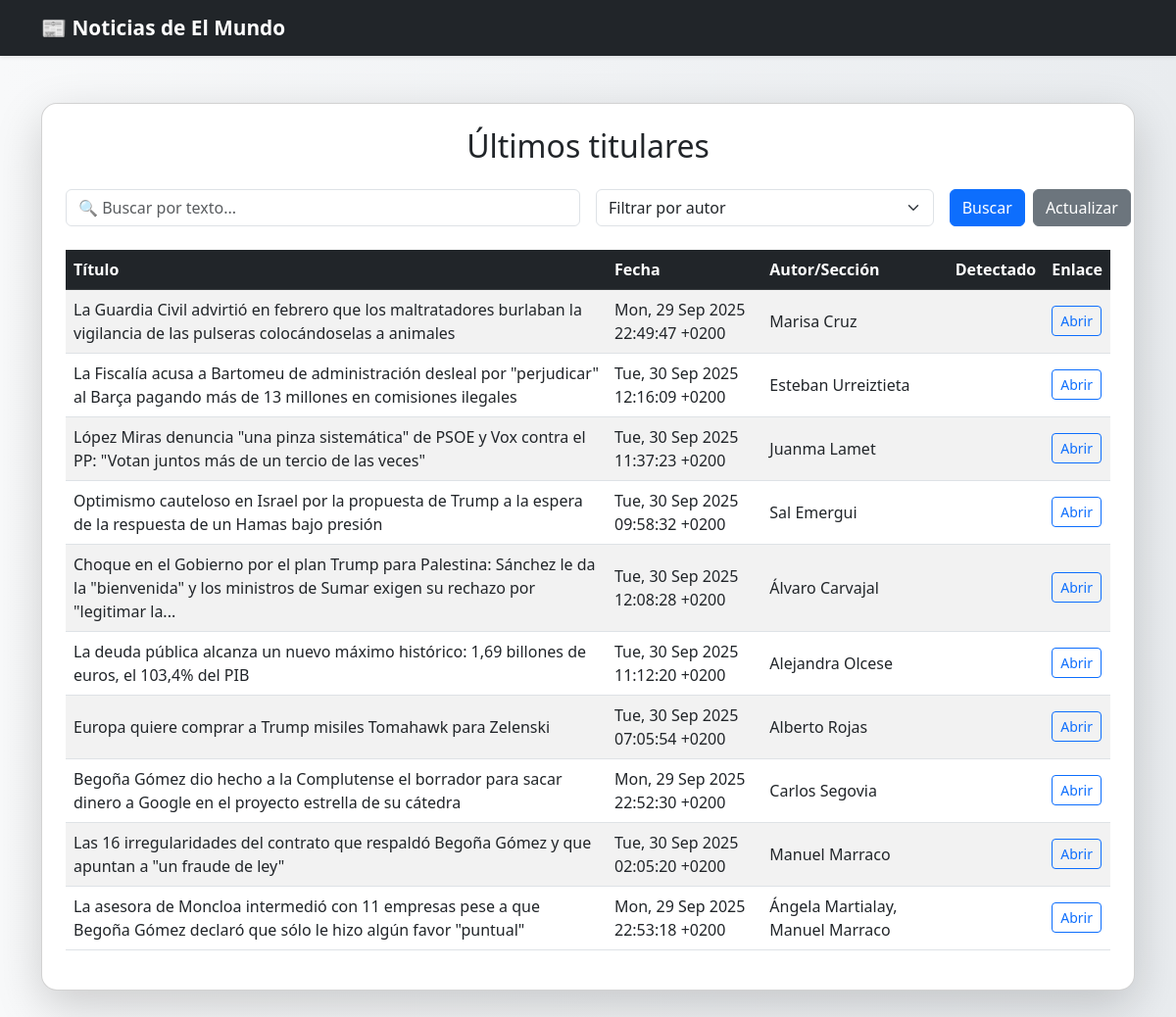
Before: / with the older database file.
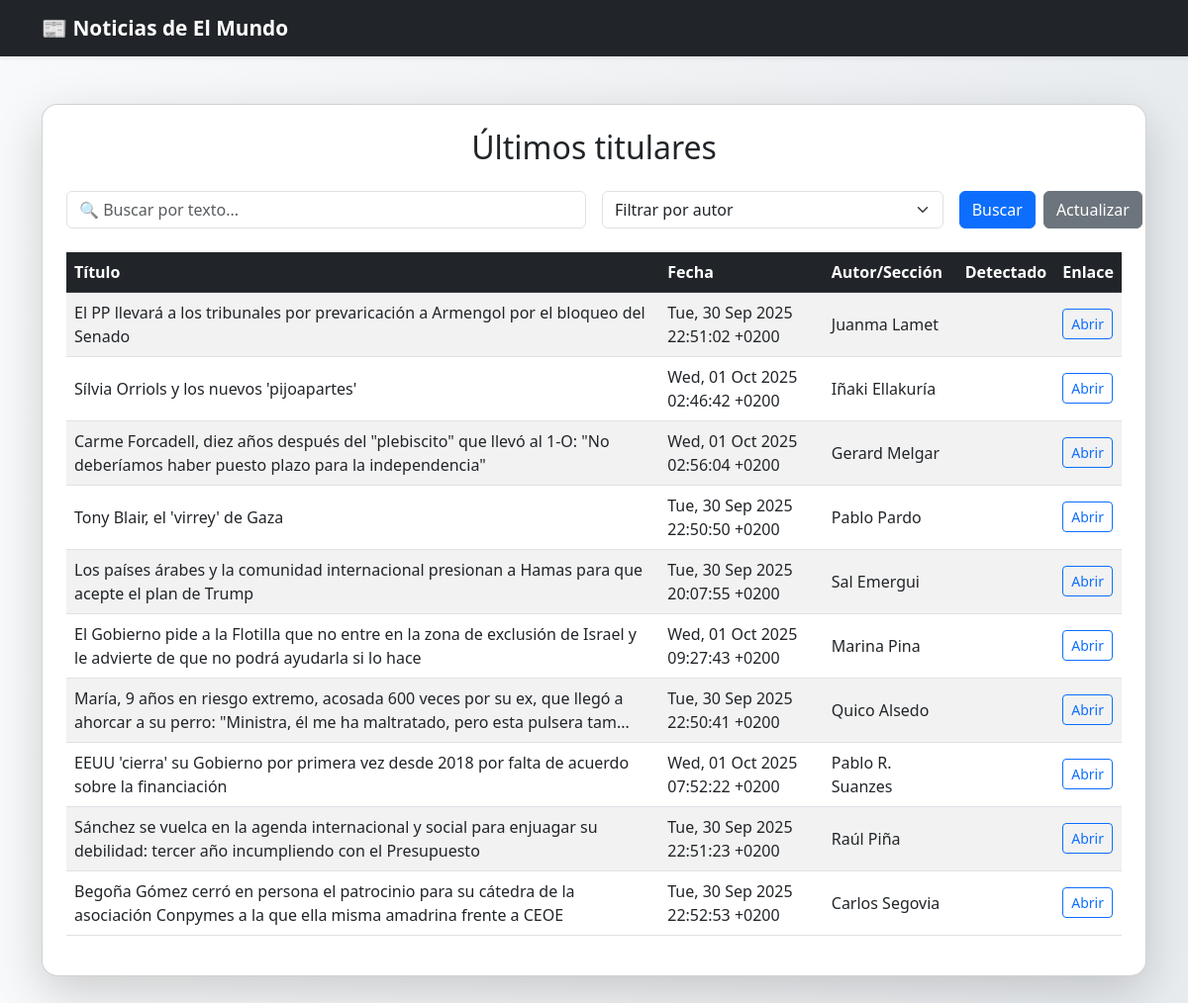
After: the same page with the newer database file.
### tables this page shows
CREATE TABLE noticias (
               id INTEGER PRIMARY KEY AUTOINCREMENT,
               title TEXT NOT NULL,
               link TEXT UNIQUE NOT NULL,
               date TEXT,
               author_section TEXT,
               detected_keyword TEXT
        );

### scraping_mundo.py (the view)
@app.route('/')
def index():
    init_db()
    q = request.args.get('q', '').strip()
    author = request.args.get('author', '').strip()
    db = get_db()
    params = []
    where = []
    sql = 'SELECT * FROM noticias'
    if q:
        where.append(
            "(title LIKE ? OR link LIKE ? OR date LIKE ? OR author_section LIKE ?)"
        )
        likeq = f'%{q}%'
        params.extend([likeq, likeq, likeq, likeq])
    if author:
        where.append('author_section = ?')
        params.append(author)
    if where:
        sql += ' WHERE ' + ' AND '.join(where)
    sql += ' ORDER BY id DESC LIMIT ?'
    params.append(MAX_NEWS)
    cur = db.execute(sql, params)
    rows = cur.fetchall()
    cur2 = db.execute(
        'SELECT DISTINCT author_section FROM noticias WHERE author_section'
        ' IS NOT NULL')
    authors = [r[0] for r in cur2.fetchall() if r[0]]
    return render_template('index.html', rows=rows, q=q, author=author,
                           authors=authors)

### scraping_mundo.py (called while the page is built)
def get_db():
    db = getattr(g, '_database', None)
    if db is None:
        db = g._database = sqlite3.connect(DB_PATH)
        db.row_factory = sqlite3.Row
    return db

@app.teardown_appcontext
def close_connection(_):
    db = getattr(g, '_database', None)
    if db is not None:
        db.close()

def init_db():
    db = get_db()
    db.execute('''
        CREATE TABLE IF NOT EXISTS noticias (
               id INTEGER PRIMARY KEY AUTOINCREMENT,
               title TEXT NOT NULL,
               link TEXT UNIQUE NOT NULL,
               date TEXT,
               author_section TEXT,
               detected_keyword TEXT
        )
    ''')
    db.commit()

### templates/index.html (shortened to what this page needs)
<!DOCTYPE html>
<html lang="es">
<head>
    <link href="https://cdn.jsdelivr.net/npm/bootstrap@5.3.0/dist/css/bootstrap.min.css" rel="stylesheet">
</head>
<body>
    <nav class="navbar navbar-expand-lg navbar-dark bg-dark shadow-sm">
        <div class="container">
            <a class="navbar-brand" href="/">📰 Noticias de El Mundo</a>
        </div>
    </nav>
    <div class="container py-5">
        <div class="card shadow-lg p-4">
            <h2 class="mb-4 text-center">Últimos titulares</h2>
            <form class="row g-3 mb-4" method="get" action="/">
                <div class="col-md-6">
                    <input type="text" name="q" value="{{ q|e }}" class="form-control"
                        placeholder="🔍 Buscar por texto...">
                </div>
                <div class="col-md-4">
                    <select name="author" class="form-select">
                        <option value="">Filtrar por autor</option>
                    </select>
                </div>
                <div class="col-md-2 d-flex gap-2">
                    <button class="btn btn-primary flex-fill" type="submit">Buscar</button>
                    <a href="/scrape" class="btn btn-secondary flex-fill">Actualizar</a>
                </div>
            </form>
            <div class="table-responsive">
                <table class="table table-striped table-hover align-middle">
                    <thead class="table-dark">
                        <tr>
                            <th scope="col">Título</th>
                            <th scope="col">Fecha</th>
                            <th scope="col">Autor/Sección</th>
                            <th scope="col">Detectado</th>
                            <th scope="col">Enlace</th>
                        </tr>
                    </thead>
                    <tbody>
                        {% for row in rows %}
                        <tr>
                            <td>{{ row['title'] }}</td>
                            <td>{{ row['date'] or '' }}</td>
                            <td>{{ row['author_section'] or '' }}</td>
                            <td>
                            </td>
                            <td>
                                <a href="{{ row['link'] }}" target="_blank"
                                    class="btn btn-sm btn-outline-primary">Abrir</a>
                            </td>
                        </tr>
                        {% endfor %}
                    </tbody>
                </table>
            </div>
        </div>
    </div>
</body>
</html>

Changed rows visible on the page:
no longer on this page (row unchanged): noticias: title "La Guardia Civil advirtió en febrero que los maltratadores burlaban la vigilancia de las pulseras colocándoselas a animales", date "Mon, 29 Sep 2025 22:49:47 +0200", author_section "Marisa Cruz"
no longer on this page (row unchanged): noticias: title "La Fiscalía acusa a Bartomeu de administración desleal por \"perjudicar\" al Barça pagando más de 13 millones en comisiones ilegales", date "Tue, 30 Sep 2025 12:16:09 +0200", author_section "Esteban Urreiztieta"
no longer on this page (row unchanged): noticias: title "López Miras denuncia \"una pinza sistemática\" de PSOE y Vox contra el PP: \"Votan juntos más de un tercio de las veces\"", date "Tue, 30 Sep 2025 11:37:23 +0200", author_section "Juanma Lamet"
no longer on this page (row unchanged): noticias: title "Optimismo cauteloso en Israel por la propuesta de Trump a la espera de la respuesta de un Hamas bajo presión", date "Tue, 30 Sep 2025 09:58:32 +0200", author_section "Sal Emergui"
no longer on this page (row unchanged): noticias: title "Choque en el Gobierno por el plan Trump para Palestina: Sánchez le da la \"bienvenida\" y los ministros de Sumar exigen su rechazo por \"legitimar la...", date "Tue, 30 Sep 2025 12:08:28 +0200", author_section "Álvaro Carvajal"
no longer on this page (row unchanged): noticias: title "La deuda pública alcanza un nuevo máximo histórico: 1,69 billones de euros, el 103,4% del PIB", date "Tue, 30 Sep 2025 11:12:20 +0200", author_section "Alejandra Olcese"
no longer on this page (row unchanged): noticias: title "Europa quiere comprar a Trump misiles Tomahawk para Zelenski", date "Tue, 30 Sep 2025 07:05:54 +0200", author_section "Alberto Rojas"
no longer on this page (row unchanged): noticias: title "Begoña Gómez dio hecho a la Complutense el borrador para sacar dinero a Google en el proyecto estrella de su cátedra", date "Mon, 29 Sep 2025 22:52:30 +0200", author_section "Carlos Segovia"
no longer on this page (row unchanged): noticias: title "Las 16 irregularidades del contrato que respaldó Begoña Gómez y que apuntan a \"un fraude de ley\"", date "Tue, 30 Sep 2025 02:05:20 +0200", author_section "Manuel Marraco"
no longer on this page (row unchanged): noticias: title "La asesora de Moncloa intermedió con 11 empresas pese a que Begoña Gómez declaró que sólo le hizo algún favor \"puntual\"", date "Mon, 29 Sep 2025 22:53:18 +0200", author_section "Ángela Martialay, Manuel Marraco"
added noticias: title "El PP llevará a los tribunales por prevaricación a Armengol por el bloqueo del Senado", date "Tue, 30 Sep 2025 22:51:02 +0200", author_section "Juanma Lamet"
added noticias: title "Sílvia Orriols y los nuevos 'pijoapartes'", date "Wed, 01 Oct 2025 02:46:42 +0200", author_section "Iñaki Ellakuría"
added noticias: title "Carme Forcadell, diez años después del \"plebiscito\" que llevó al 1-O: \"No deberíamos haber puesto plazo para la independencia\"", date "Wed, 01 Oct 2025 02:56:04 +0200", author_section "Gerard Melgar"
added noticias: title "Tony Blair, el 'virrey' de Gaza", date "Tue, 30 Sep 2025 22:50:50 +0200", author_section "Pablo Pardo"
added noticias: title "Los países árabes y la comunidad internacional presionan a Hamas para que acepte el plan de Trump", date "Tue, 30 Sep 2025 20:07:55 +0200", author_section "Sal Emergui"
added noticias: title "El Gobierno pide a la Flotilla que no entre en la zona de exclusión de Israel y le advierte de que no podrá ayudarla si lo hace", date "Wed, 01 Oct 2025 09:27:43 +0200", author_section "Marina Pina"
added noticias: title "María, 9 años en riesgo extremo, acosada 600 veces por su ex, que llegó a ahorcar a su perro: \"Ministra, él me ha maltratado, pero esta pulsera tam...", date "Tue, 30 Sep 2025 22:50:41 +0200", author_section "Quico Alsedo"
added noticias: title "EEUU 'cierra' su Gobierno por primera vez desde 2018 por falta de acuerdo sobre la financiación", date "Wed, 01 Oct 2025 07:52:22 +0200", author_section "Pablo R. Suanzes"
added noticias: title "Sánchez se vuelca en la agenda internacional y social para enjuagar su debilidad: tercer año incumpliendo con el Presupuesto", date "Tue, 30 Sep 2025 22:51:23 +0200", author_section "Raúl Piña"
added noticias: title "Begoña Gómez cerró en persona el patrocinio para su cátedra de la asociación Conpymes a la que ella misma amadrina frente a CEOE", date "Tue, 30 Sep 2025 22:52:53 +0200", author_section "Carlos Segovia"
